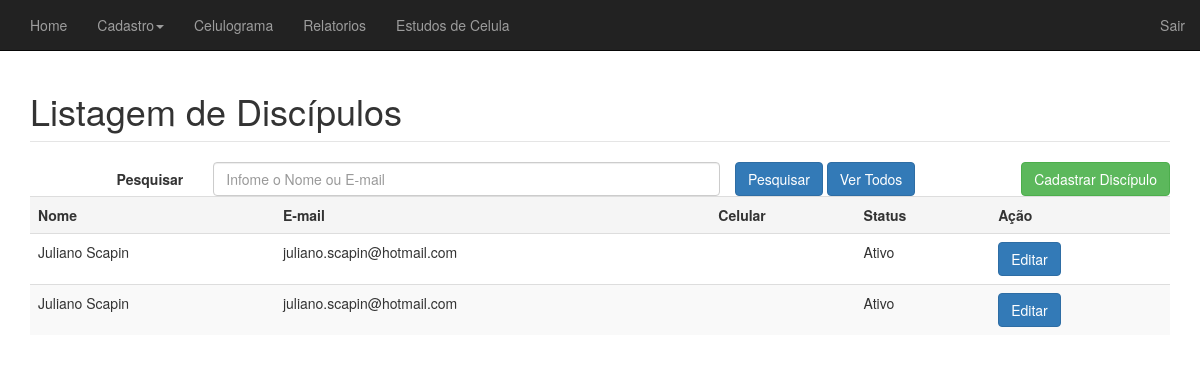
Before: /_doze__old/lista_membro.php?termo=Juliano  (signed in) with the older database file.
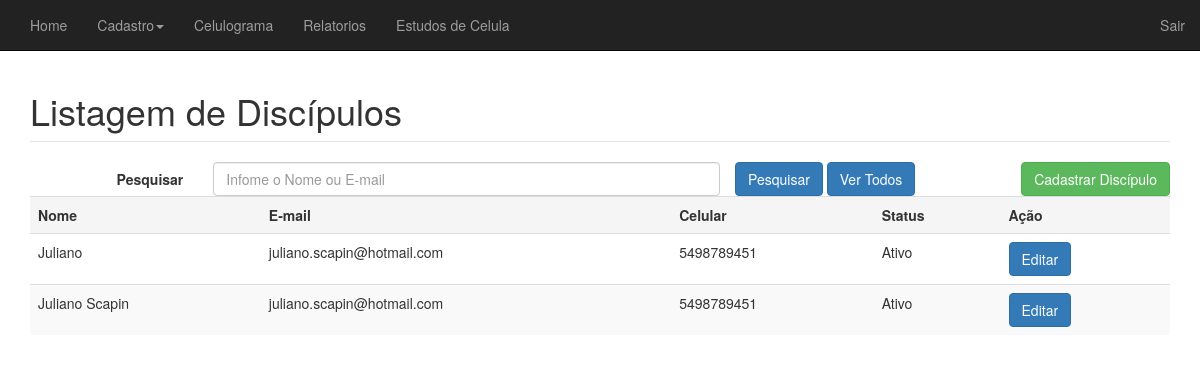
After: the same page with the newer database file.
### tables this page shows
CREATE TABLE `cadmembro` (
  `nome` varchar(250) NOT NULL,
  `rg` varchar(50) NOT NULL,
  `cpf` varchar(50) NOT NULL,
  `data` date NOT NULL,
  `endereco` varchar(20) NOT NULL,
  `numero` int(11) NOT NULL,
  `complemento` varchar(250) NOT NULL,
  `bairro` varchar(100) NOT NULL,
  `cep` varchar(50) NOT NULL,
  `telefone` varchar(50) NOT NULL,
  `celular` varchar(20) NOT NULL,
  `estadocivil` varchar(20) NOT NULL,
  `naturalidade` varchar(100) NOT NULL,
  `grauinstrucao` varchar(100) NOT NULL,
  `profissao` varchar(100) NOT NULL,
  `email` varchar(100) NOT NULL,
  `idmacro` int(20) NOT NULL,
  `grupo` varchar(50) NOT NULL,
  `status` varchar(50) NOT NULL,
  `idmembro` int(11) NOT NULL,
  `lider` int(11) DEFAULT NULL
);

### permissoes.php (called while the page is built, shortened)
<?php
$doze = 'Doze';
$lider = 'Lider';
$comprometido = 'Comprometido';
$_niveisacesso = $_SESSION['niveisacesso'];
$_permissaoCadastro = array($doze, $lider);
$_permissaoCelulograma = array($doze, $lider, $comprometido);
$_permissaoRelatorios = array($doze, $lider);
$_permissaoEstudosCelula = array($doze, $lider, $comprometido);
?>

### _doze__old/lista_membro.php (the view, shortened to what this page needs)
<?php
require_once('../permissoes.php');
$termo = (isset($_GET['termo'])) ? $_GET['termo'] : '';
if (empty($termo)):
	$conexao = conexao::getInstance();
	$sql = 'SELECT idmembro, nome, email, celular, status FROM cadmembro';
	$stm = $conexao->prepare($sql);
	$stm->execute();
	$discipulos = $stm->fetchAll(PDO::FETCH_OBJ);
else:
	$conexao = conexao::getInstance();
	$sql = 'SELECT idmembro, nome, email, celular, status FROM cadmembro WHERE nome LIKE :nome OR email LIKE :email';
	$stm = $conexao->prepare($sql);
	$stm->bindValue(':nome', $termo.'%');
	$stm->bindValue(':email', $termo.'%');
	$stm->execute();
	$discipulos = $stm->fetchAll(PDO::FETCH_OBJ);
endif;
?>
<!DOCTYPE html>
<html>
<head>
	<link href="../css/bootstrap.css" rel="stylesheet">
    <link href="../css/sistema.css" rel="stylesheet">
</head>
<body>
	<?php require_once('../templates/header.php') ?>
	<div class='container'>
		<fieldset>
			<legend><h1>Listagem de Discípulos</h1></legend>
			<form action="" method="get" id='form-contato' class="form-horizontal col-md-10">
				<label class="col-md-2 control-label" for="termo">Pesquisar</label>
				<div class='col-md-7'>
			    	<input type="text" class="form-control" id="termo" name="termo" placeholder="Infome o Nome ou E-mail">
				</div>
			    <button type="submit" class="btn btn-primary">Pesquisar</button>
			    <a href='lista_membro.php' class="btn btn-primary">Ver Todos</a>
			</form>
			<a href='cadastro_discipulo.php' class="btn btn-success pull-right">Cadastrar Discípulo</a>
			<?php if(!empty($discipulos)):?>
				<table class="table table-striped">
					<tr class='active'>
						<th>Nome</th>
						<th>E-mail</th>
						<th>Celular</th>
						<th>Status</th>
						<th>Ação</th>
					</tr>
					<?php foreach($discipulos as $discipulo):?>
						<tr>
							<td><?=$discipulo->nome?></td>
							<td><?=$discipulo->email?></td>
							<td><?=$discipulo->celular?></td>
							<td><?=$discipulo->status?></td>
							<td>
								<a href='editar_discipulo.php?id=<?=$discipulo->idmembro?>' class="btn btn-primary">Editar</a>
							</td>
						</tr>
					<?php endforeach;?>
				</table>
			<?php else: ?>
				<h3 class="text-center text-primary">Não existem Discipulos cadastrados!</h3>
			<?php endif; ?>
		</fieldset>
	</div>
</body>
</html>

### templates/header.php (shortened to what this page needs)
<header>
    <nav class="navbar navbar-inverse navbar-static-top">
        <div class="container-fluid">
            <ul class="nav navbar-nav">
                <li><a href="administrativo.php">Home</a></li>
                <?php if(in_array($_niveisacesso, $_permissaoCadastro)):?>
                    <li><a class="dropdown-toggle" data-toggle="dropdown">Cadastro<span class="caret"></span></a>
                    </li>
                <?php endif; ?>
                <?php if(in_array($_niveisacesso, $_permissaoCelulograma)):?>
                    <li><a href="lista_presenca.php">Celulograma</a></li>
                <?php endif; ?>
                <?php if(in_array($_niveisacesso, $_permissaoRelatorios)):?>
                    <li><a href="relatorio_lider.php">Relatorios</a></li>
                <?php endif; ?>
                <?php if(in_array($_niveisacesso, $_permissaoEstudosCelula)):?>
                    <li><a href="estudos.php">Estudos de Celula</a></li>
                <?php endif; ?>
            </ul>
            <ul class="nav navbar-nav navbar-right">
                <li class="dropdown">
                    <a href="../sair.php">Sair</a>
                </li>
            </ul>
        </div>
    </nav>
</header>

Changed rows visible on the page:
changed cadmembro: nome "Juliano Scapin" → "Juliano"; celular (not shown) → "5498789451"
changed cadmembro "Juliano Scapin": celular (not shown) → "5498789451"
